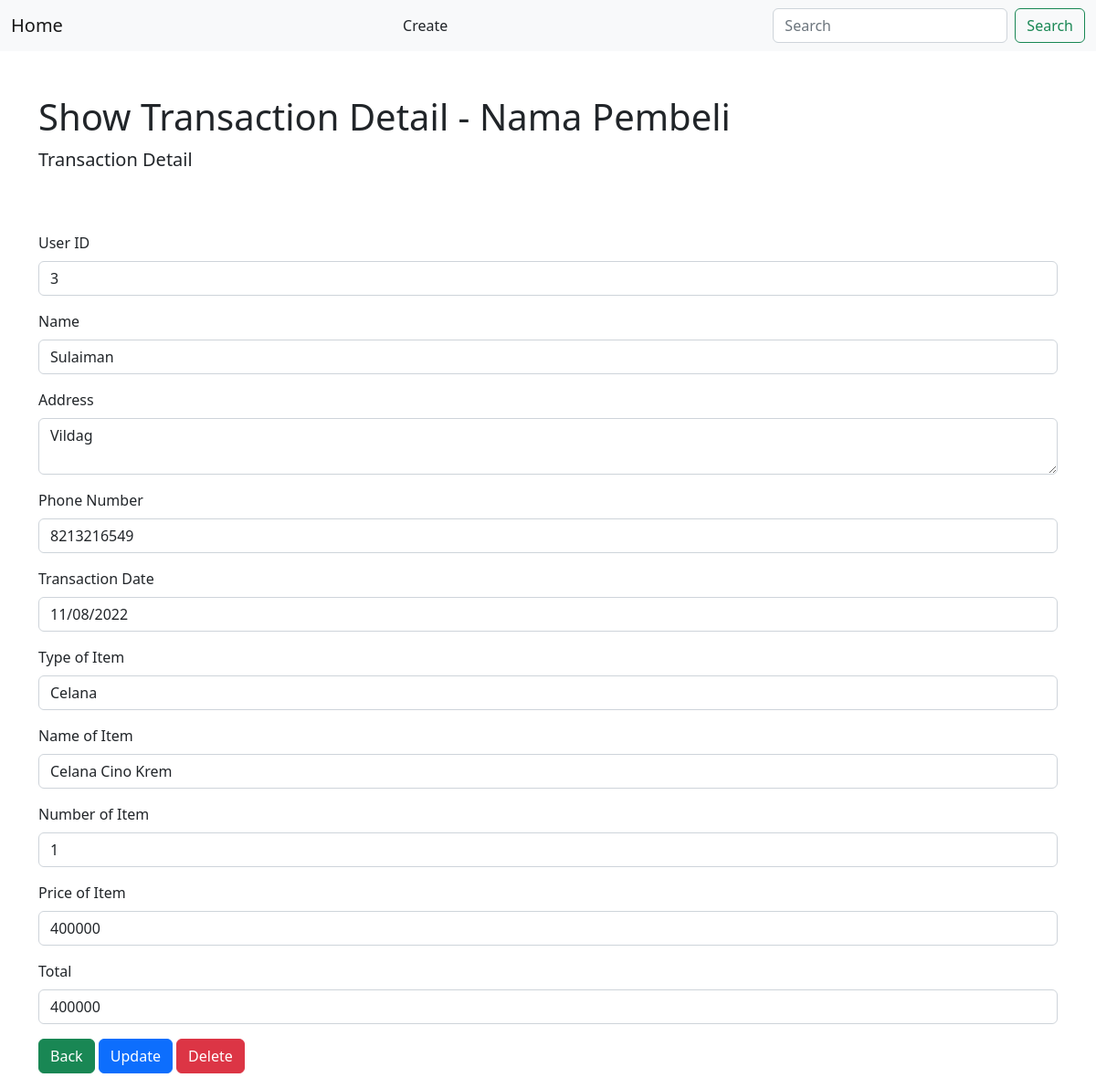
Page /show.php?id=3 on the committed database.
### tables this page shows
CREATE TABLE `sulaiman` (
  `id` int(11) NOT NULL,
  `nama` varchar(30) NOT NULL,
  `alamat` varchar(50) NOT NULL,
  `hp` varchar(20) NOT NULL,
  `tgl_transaksi` date NOT NULL,
  `jenis_barang` varchar(25) NOT NULL,
  `nama_barang` varchar(50) NOT NULL,
  `jumlah` int(20) NOT NULL,
  `harga` int(25) NOT NULL
);

### show.php (the view, shortened to what this page needs)
<?php
    require_once "config.php";
    $id = $_GET['id'];
    $sql = "SELECT *, jumlah*harga as total_bayar FROM sulaiman WHERE id = '$id'";
    $query = mysqli_query($conn, $sql);
?>
<!DOCTYPE html>
<html>
    <head>
        <link href="https://cdn.jsdelivr.net/npm/bootstrap@5.2.0-beta1/dist/css/bootstrap.min.css" rel="stylesheet">
        <link href='https://unpkg.com/boxicons@2.1.2/css/boxicons.min.css' rel='stylesheet'>
        <link rel="stylesheet" href="https://unpkg.com/js-datepicker/dist/datepicker.min.css">
    </head>
    <body>
        <nav class="navbar bg-light">
            <div class="container-fluid">
              <a class="navbar-brand" href="index.php">Home</a>
              <a class="nav-link" href="create.php">Create</a>
              <form class="d-flex" role="search">
                <input class="form-control me-2" type="search" placeholder="Search" aria-label="Search">
                <button class="btn btn-outline-success" type="submit">Search</button>
              </form>
            </div>
          </nav>
        <main class="flex-shrink-0">
            <div class="container">
                <h1 class="mt-5">Show Transaction Detail - Nama Pembeli</h1>
                <p class="lead">Transaction Detail</p>
                <div class="row pt-5">
                    <div class="col-12">
                        <?php while ($data = mysqli_fetch_array($query)) { ?>
                        <div class="mb-3">
                            <label class="form-label">User ID</label>
                            <input type="text" class="form-control"
                                    name="id" readonly
                                    value="<?= $data['id'] ?>"
                                    >
                        </div>
                        <div class="mb-3">
                            <label class="form-label">Name</label>
                            <input type="text" class="form-control"
                                    name="name" readonly
                                    value="<?= $data['nama'] ?>"
                                    >
                        </div>
                        <div class="mb-3">
                            <label class="form-label">Address</label>
                            <textarea class="form-control" name="address" readonly><?= $data['alamat'] ?></textarea>
                        </div>
                        <div class="mb-3">
                            <label class="form-label">Phone Number</label>
                            <input type="number" class="form-control"
                                    name="phone_number" readonly
                                    value="<?= $data['hp'] ?>"
                                    >
                        </div>
                        <div class="mb-3">
                            <label class="form-label">Transaction Date</label>
                            <input type="date" class="form-control" name="date" value="<?= $data['tgl_transaksi'] ?>" readonly>
                        </div>
                        <div class="mb-3">
                            <label class="form-label">Type of Item</label>
                            <input type="text" name="item_type" class="form-control" value="<?= $data['jenis_barang'] ?>" readonly>
                        </div>
                        <div class="mb-3">
                            <label class="form-label">Name of Item</label>
                            <input type="text" name="item_name" class="form-control" value="<?= $data['nama_barang'] ?>" readonly>
                        </div>
                        <div class="mb-3">
                            <label class="form-label">Number of Item</label>
                            <input type="number" class="form-control"
                                    name="item_number" readonly
                                    value="<?= $data['jumlah'] ?>"
                                    >
                        </div>
                        <div class="mb-3">
                            <label class="form-label">Price of Item</label>
                            <input type="number" class="form-control"
                                    name="item_price" readonly
                                    value="<?= $data['harga'] ?>"
                                    >
                        </div>
                        <div class="mb-3">
                            <label class="form-label">Total</label>
                            <input type="number" class="form-control"
                                    name="total" readonly
                                    value="<?= $data['total_bayar'] ?>"
                                    >
                        </div>
                        <div class="mb-3">
                            <a href="index.php" class="btn btn-success">Back</a>
                            <a href="update.php?id=<?= $data['id'] ?>" class="btn btn-primary">Update</a>
                            <a href="delete.php?id=<?= $data['id'] ?>" class="btn btn-danger">Delete</a>
                        </div>
                        <?php } ?>
                    </div>
                </div>
            </div>
        </main>
    </body>
</html>

### rows in the picture
sulaiman: id "3", name "Sulaiman", address "Vildag", phone_number "8213216549", date "11/08/2022", item_type "Celana", item_name "Celana Cino Krem", item_number "1", item_price "400000", total "400000"
